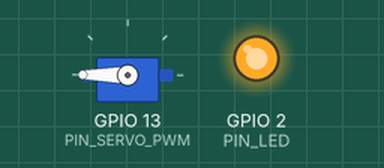
Recording of a sketch running on a simulated ESP32. On the bench: servo, output pins drawn as LEDs (lit = HIGH). Servo pulses on a pin are drawn as a servo (544–2400 µs = 0–180°).

Above: at 0.55 s.
At 1.5 s:
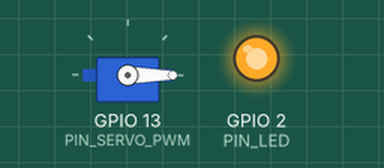
At 2.45 s:
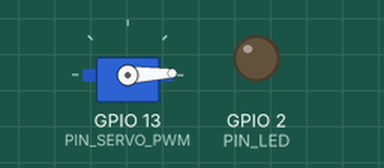
At 4.3 s:
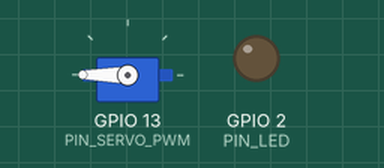
Timing chart, 0 to 9.3 s (numbered marks = the images above):
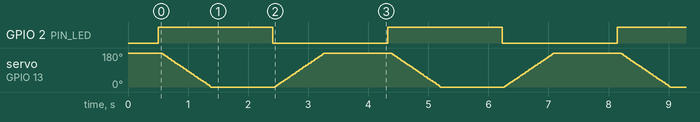

Measured:
- by itself, GPIO 2 (PIN_LED): alternates HIGH for 1.9 s and LOW for 1.9 s

The sketch:

TEST_SERVO_360.ino
```cpp
/*
 * ==============================================================================
 * CODE TEST SERVO 180 DO QUAY MUOT (CHONG SUT AP & GIAT KHAY)
 *
 * NOI CHAN:
 *   - Day Cam / Vang (Signal) -> D13 (GPIO 13)
 *   - Day Do (+5V)            -> Nguon 5V >= 2A
 *   - Day Nau / Den (GND)     -> GND chung voi ESP32
 * ==============================================================================
 */

#define PIN_SERVO_PWM 13
#define PIN_LED       2
#define SERVO_FREQ    50
#define SERVO_RES     16

void setServoAngle(int angle) {
  angle = constrain(angle, 0, 180);
  long us = map(angle, 0, 180, 500, 2500);
  uint32_t duty = (uint32_t)((us * 65535UL) / 20000UL);
#if defined(ESP_ARDUINO_VERSION_MAJOR) && ESP_ARDUINO_VERSION_MAJOR >= 3
  ledcWrite(PIN_SERVO_PWM, duty);
#else
  ledcWrite(0, duty);
#endif
}

void setup() {
  pinMode(PIN_LED, OUTPUT);
#if defined(ESP_ARDUINO_VERSION_MAJOR) && ESP_ARDUINO_VERSION_MAJOR >= 3
  ledcAttach(PIN_SERVO_PWM, SERVO_FREQ, SERVO_RES);
#else
  ledcSetup(0, SERVO_FREQ, SERVO_RES);
  ledcAttachPin(PIN_SERVO_PWM, 0);
#endif
  setServoAngle(180);
  delay(500);
}

void loop() {
  // Quay muot tu 180 do ve 0 do (Day xe vao)
  digitalWrite(PIN_LED, HIGH);
  for (int a = 180; a >= 0; a -= 2) {
    setServoAngle(a);
    delay(10);
  }
  delay(1000);

  // Quay muot tu 0 do len 180 do (Rut ve)
  digitalWrite(PIN_LED, LOW);
  for (int a = 0; a <= 180; a += 2) {
    setServoAngle(a);
    delay(10);
  }
  delay(1000);
}
```
